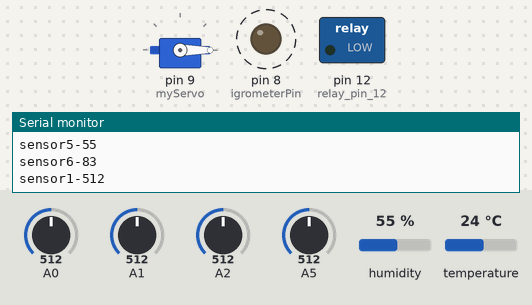
The sketch below on a simulated Arduino Uno, built with avr-gcc and run on an emulated ATmega328P. Shown: servo, switched loads named in the sketch (green lamp = pin HIGH), output pins drawn as LEDs (lit = HIGH), the last lines printed to the serial monitor. Dashed ring = blinking. Inputs (shaded band) come from the test bench; at power-on: A5 = 512, A1 = 512, A2 = 512, A0 = 512, humidity 55 %, temperature 24 °C.

Above: at 1.5 s.
1.6 s: A5 set to 578
5.1 s: A5 set to 610
At 6.9 s:
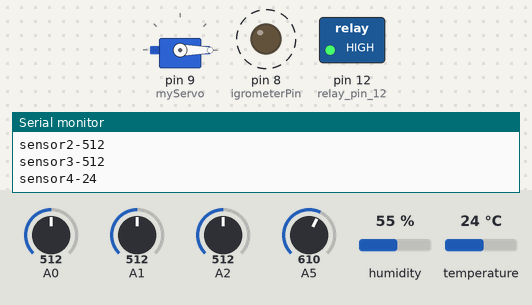
8.6 s: A1 set to 502
At 10.5 s:
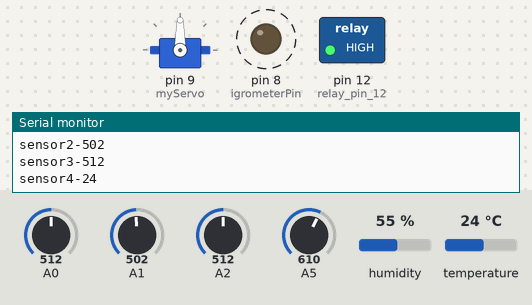
12.1 s: A2 set to 306
At 14.1 s:
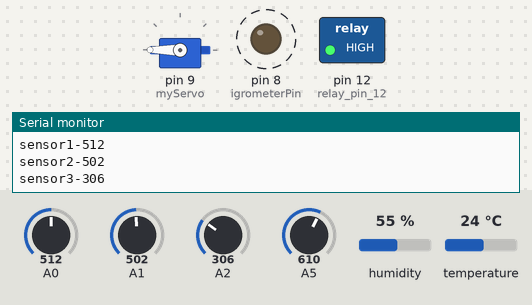
15.6 s: A5 set to 306
At 17.0 s:
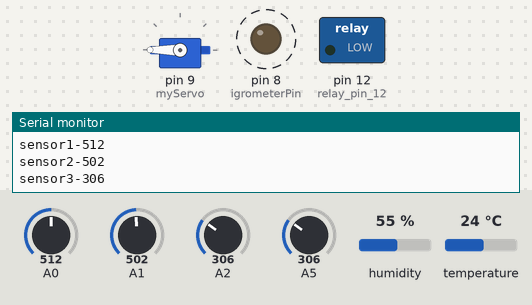
19.1 s: A2 set to 716
At 21.4 s:
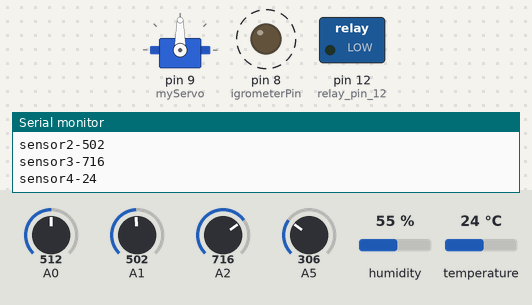
Timing chart, 0 to 23.6 s (numbered marks = the images above; inputs shaded):
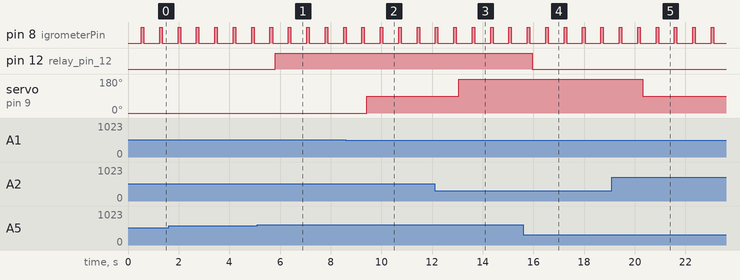

Measured:
- the behaviour switches between 593 and 594 on A5 (found by bisection; images 0 and 1)
- the behaviour switches between 512 and 511 on A1 (found by bisection; images 1 and 2)
- after the input at 5.1 s, pin 12 (relay_pin_12): LOW → HIGH after 0.70 s
- after the input at 8.6 s, servo on pin 9 (myServo): 0° → 90° after 0.83 s
- after the input at 12.1 s, servo on pin 9 (myServo): 90° → 180° after 0.96 s
- after the input at 15.6 s, pin 12 (relay_pin_12): HIGH → LOW after 0.36 s
- after the input at 19.1 s, servo on pin 9 (myServo): 180° → 90° after 1.2 s
- by itself, pin 8 (igrometerPin): alternates HIGH for 0.10 s and LOW for 0.63 s

The sketch:

Piantala.ino
```cpp
/////////
#define soilhumsetpoint 70  //soil humidity setpoint (if real value is lower a relay closes its contacts in order to turn on a water valve)
#define DHT11Pin 2
#define igrometerPin 8
////////

#include <Servo.h>
#include <SimpleDHT.h>
SimpleDHT11 dht11; //declaring a DHT11 object that will be used to read air humidity and temperature
Servo myServo; //declaring a Servo object that will be used to position the plant in order to follow the sun
String data=""; //string that will store the sensor name and the value in this format sensor<number>-<value>
int val=0; //value of the current sensor

//variables of the sensors
int light1;
int light2;
int light3;
int temper;
int humsoil;
int humair;

void setup() {
  // put your setup code here, to run once:
  Serial.begin(9600); //enabling Serial communication
  pinMode(igrometerPin,OUTPUT); //
  digitalWrite(igrometerPin,LOW);
  myServo.attach(9);
  myServo.write(0);
  pinMode(12,OUTPUT); //relay pin 12
  digitalWrite(12,LOW);
}

void loop() {

  //LIGHT   //READING LIGHT SENSORS VALUE AND SENDING THEM
  val = analogRead(A0);  //reading value
  light1=val;   //storing value
  data= "sensor1-" + (String) val; //building-up of the dataString
  Serial.println(data); //sending dataString
  //Serial.println(light1); //debug purposes
  delay(100);  //sampling time
  val = analogRead(A1);
  light2=val;
  data= "sensor2-" + (String) val;
  Serial.println(data);
  //Serial.println(light2);
  delay(100);
  val = analogRead(A2);
  light3=val;
  data= "sensor3-" + (String) val;
  Serial.println(data);
  //Serial.println(light3);
  delay(100);
  //END LIGHT

  ///////////DHT11///////////////////////
  byte temperature = 0;
  byte humidity = 0;
  int err = SimpleDHTErrSuccess;
  if ((err = dht11.read(DHT11Pin, &temperature, &humidity, NULL)) != SimpleDHTErrSuccess) {
    Serial.print("Read DHT11 failed, err="); Serial.println(err);delay(100);
    return;
  }
  val = temperature;
  temper = val;
  data= "sensor4-" + (String) val;
  Serial.println(data);
  //Serial.println(temper);
  delay(100);

  val = humidity;
  humair=val;

  data= "sensor5-" + (String) val;
  Serial.println(data);
  //Serial.println(humair);
  delay(100);
  /////////////////////END DHT 11


  //READING AND SENDING SOIL HUMIDITY VALUES

  digitalWrite(8,HIGH);
  delay(100);
  val= analogRead(A5);
  val = map(val,400,1023,100,0); // experimental values, they may change in you project
  humsoil = val;
  digitalWrite(8,LOW);
  data="sensor6-" + (String) val;
  Serial.println(data);
  //Serial.println(humsoil);
  delay(100);
  //////////////////////////////////

  ////SERVO CONTROL//////// LIGHT FOLLOWING FEATURE

  if(light1<light2&&light1<light3){
     myServo.write(0);

    }else if(light2<light1&&light2<light3){
        myServo.write(90);
            }else if(light3<light1&&light3<light2){
              myServo.write(180);
              }else{
                myServo.write(0);
                }


  ///VALVE CONTROL//////

  if(humsoil<soilhumsetpoint){

      digitalWrite(12,HIGH);
    }else{

      digitalWrite(12,LOW);
      }


}
```
